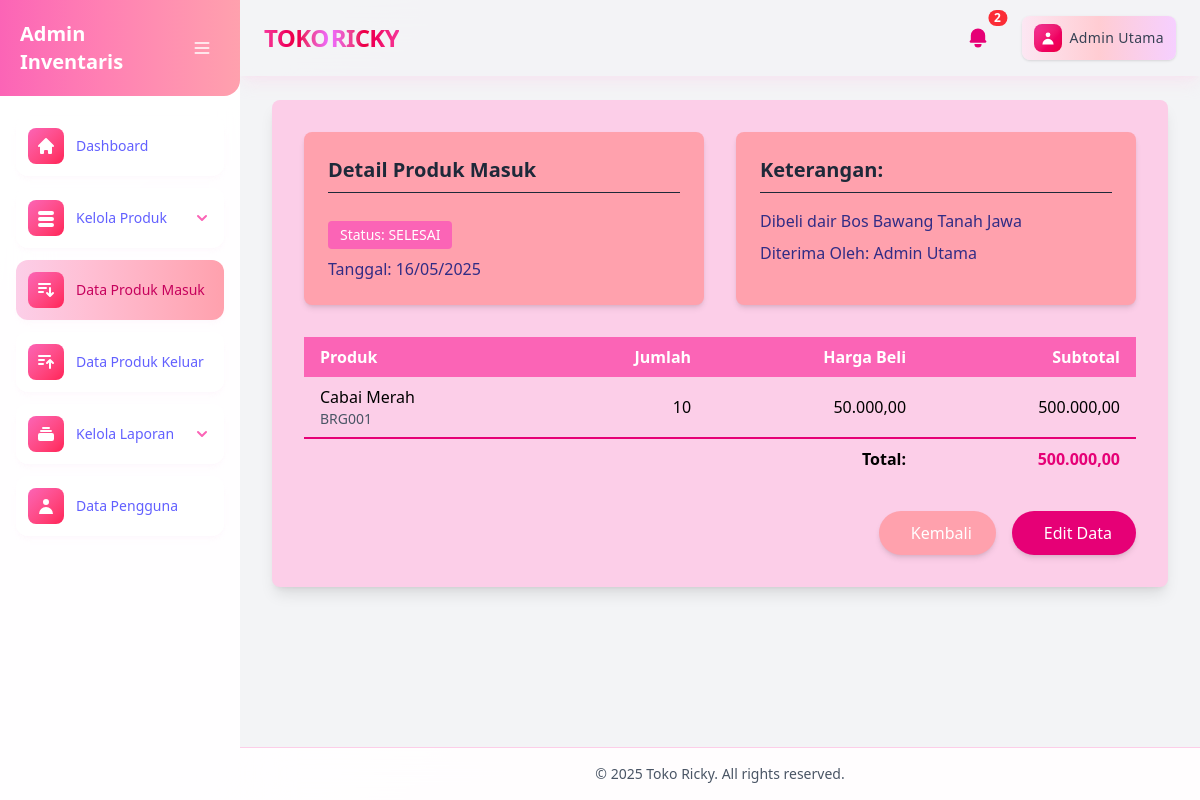
/modul/produk_masuk/detail.php?id=3 (signed in), run on the app's committed database.
### tables this page shows
CREATE TABLE `penerimaan_produk` (
  `id_penerimaan_produk` int(11) NOT NULL,
  `tanggal` date NOT NULL,
  `keterangan` text DEFAULT NULL,
  `status_dihapus` tinyint(1) DEFAULT 0,
  `id_pengguna` int(11) DEFAULT NULL
);

CREATE TABLE `pengguna` (
  `id_pengguna` int(11) NOT NULL,
  `username` varchar(50) NOT NULL,
  `password` varchar(255) NOT NULL,
  `nama_lengkap` varchar(100) NOT NULL,
  `alamat` text DEFAULT NULL,
  `jenis_kelamin` enum('Laki-Laki','Perempuan') NOT NULL,
  `nomor_hp` varchar(15) NOT NULL,
  `role` enum('Admin','Kasir','Pemilik') NOT NULL,
  `status_dihapus` tinyint(1) DEFAULT 0
);

CREATE TABLE `detail_penerimaan_produk` (
  `id_detail_penerimaan_produk` int(11) NOT NULL,
  `penerimaan_produk_id` int(11) NOT NULL,
  `id_produk` int(11) NOT NULL,
  `jumlah` int(11) NOT NULL,
  `harga_beli` decimal(15,2) NOT NULL,
  `status_dihapus` tinyint(1) DEFAULT 0
);

CREATE TABLE `produk` (
  `id_produk` int(11) NOT NULL,
  `kode_produk` varchar(20) NOT NULL,
  `nama_produk` varchar(100) NOT NULL,
  `id_kategori_produk` int(11) NOT NULL,
  `id_satuan_produk` int(11) NOT NULL,
  `harga_beli` decimal(10,2) NOT NULL,
  `harga_jual` decimal(10,2) NOT NULL,
  `stok` int(11) NOT NULL,
  `stok_minimum` int(11) NOT NULL,
  `status_dihapus` tinyint(1) DEFAULT 0
);

### modul/produk_masuk/detail.php (the view, shortened to what this page needs)
<?php
    include '../../cek_login.php';
?>
<?php include '../../layout/header.php'; ?>
<?php include '../../layout/sidebar.php'; ?>
    <main class="flex-1 p-2 sm:p-4 lg:p-6 bg-gray-100">
        <?php
            $id_penerimaan = $_GET['id'];
            $query = "SELECT p.*, u.nama_lengkap as nama_lengkap_pengguna
                     FROM penerimaan_produk p
                     JOIN pengguna u ON p.id_pengguna = u.id_pengguna
                     WHERE p.id_penerimaan_produk = $id_penerimaan";
              $result = mysqli_query($koneksi, $query);
              $penerimaan = mysqli_fetch_assoc($result);
              ?>
          <div class="max-w-4xl mx-auto bg-pink-200 p-8 rounded-lg shadow-lg animate-slide-in-down" id="printArea">
              <div class="grid grid-cols-2 gap-8 mb-8">
                  <div class="bg-rose-300 p-6 rounded-lg shadow-md animate-slide-in-left">
                      <h2 class="text-xl font-bold mb-4 text-gray-800 border-b pb-2">Detail Produk Masuk</h2>
                      <p class="<?php echo $penerimaan['status_dihapus'] == 1 ? 'bg-rose-500 text-white' : 'bg-pink-400 text-white'; ?> inline-block px-3 py-1 rounded text-sm mt-3">Status: <?php echo $penerimaan['status_dihapus'] == 1 ? 'DIBATALKAN' : 'SELESAI'; ?></p>
                      <p class="text-indigo-900 mt-2">Tanggal: <?php echo date('d/m/Y', strtotime($penerimaan['tanggal'])); ?></p>
                  </div>
                  <div class="bg-rose-300 p-6 rounded-lg shadow-md animate-slide-in-right">
                      <h2 class="text-xl font-bold mb-4 text-gray-800 border-b pb-2">Keterangan:</h2>
                      <p class="text-indigo-900"><?php echo $penerimaan['keterangan']; ?></p>
                      <p class="text-indigo-900 mt-2">Diterima Oleh: <?php echo $penerimaan['nama_lengkap_pengguna']; ?></p>
                  </div>
              </div>
              <table class="w-full mb-8 animate-scale-in">
                  <thead>
                      <tr class="bg-pink-400">
                          <th class="py-2 px-4 text-left text-white">Produk</th>
                          <th class="py-2 px-4 text-right text-white">Jumlah</th>
                          <th class="py-2 px-4 text-right text-white">Harga Beli</th>
                          <th class="py-2 px-4 text-right text-white">Subtotal</th>
                      </tr>
                  </thead>
                  <tbody>
                      <?php
                          $total = 0;
                          $query_detail = "SELECT dp.*, p.nama_produk, p.kode_produk
                                       FROM detail_penerimaan_produk dp
                                       JOIN produk p ON dp.id_produk = p.id_produk
                                       WHERE dp.penerimaan_produk_id = $id_penerimaan";
                          $result_detail = mysqli_query($koneksi, $query_detail);
                          while($row = mysqli_fetch_assoc($result_detail)) {
                              $subtotal = $row['jumlah'] * $row['harga_beli'];
                      ?>
                      <tr class="border-b border-pink-300 hover:bg-pink-100 animate-bounce-in">
                          <td class="py-2 px-4">
                              <div class="font-medium"><?php echo $row['nama_produk']; ?></div>
                              <div class="text-sm text-gray-600"><?php echo $row['kode_produk']; ?></div>
                          </td>
                          <td class="py-2 px-4 text-right"><?php echo $row['jumlah']; ?></td>
                          <td class="py-2 px-4 text-right"><?php echo number_format($row['harga_beli'], 2, ',', '.'); ?></td>
                          <td class="py-2 px-4 text-right"><?php echo number_format($subtotal, 2, ',', '.'); ?></td>
                      </tr>
                      <?php
                      $total += $subtotal;
                      } ?>
                  </tbody>
                  <tfoot>
                      <tr class="border-t-2 border-pink-600">
                          <td colspan="3" class="py-2 px-4 text-right font-bold">Total:</td>
                          <td class="py-2 px-4 text-right font-bold text-pink-600"><?php echo number_format($total, 2, ',', '.'); ?></td>
                      </tr>
                  </tfoot>
              </table>
              <div class="flex justify-end space-x-4 mt-6">
                  <a href="index.php" class="px-6 py-2.5 bg-rose-300 text-white rounded-full hover:bg-rose-500 transition-all duration-300 transform hover:scale-105 shadow-md hover:shadow-lg">
                      <i class="fas fa-arrow-left mr-2"></i>Kembali
                  </a>
                  <?php if($penerimaan['status_dihapus'] != 1) { ?>
                  <a href="edit.php?id=<?php echo $id_penerimaan; ?>" class="px-6 py-2.5 bg-pink-600 text-white rounded-full hover:bg-pink-400 transition-all duration-300 transform hover:scale-105 shadow-md hover:shadow-lg">
                      <i class="fas fa-edit mr-2"></i>Edit Data
                  </a>
                  <?php } ?>
              </div>
          </div>
    </main>
<?php include ('../../layout/footer.php'); ?>

### src/style.css (style rules this page uses)
.animate-slide-in-down { animation: slide-in-down 0.6s cubic-bezier(0.16, 1, 0.3, 1); }
.animate-slide-in-left { animation: slide-in-left 0.6s cubic-bezier(0.16, 1, 0.3, 1); }
.animate-slide-in-right { animation: slide-in-right 0.6s cubic-bezier(0.16, 1, 0.3, 1); }
.animate-scale-in { animation: scale-in 0.5s cubic-bezier(0.34, 1.56, 0.64, 1); }
.animate-bounce-in { animation: bounce-in 0.8s cubic-bezier(0.68, -0.55, 0.265, 1.55); }

### data on the page
penerimaan_produk: tanggal "16/05/2025", keterangan "Dibeli dair Bos Bawang Tanah Jawa", id_pengguna.nama_lengkap "Admin Utama"
detail_penerimaan_produk: id_produk.nama_produk "Cabai Merah", id_produk.kode_produk "BRG001", jumlah "10", harga_beli "50.000,00", subtotal "500.000,00"

### other printed values
$total_notifikasi "2"
$sesi_nama_lengkap_pengguna "Admin Utama"
$total "500.000,00"
